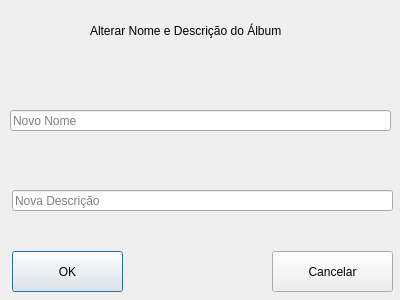
<?xml version="1.0" encoding="UTF-8"?>
<ui version="4.0">
 <class>AlterarAlbum</class>
 <widget class="QDialog" name="AlterarAlbum">
  <property name="geometry">
   <rect>
    <x>0</x>
    <y>0</y>
    <width>400</width>
    <height>300</height>
   </rect>
  </property>
  <property name="windowTitle">
   <string>Editar Álbum</string>
  </property>
  <widget class="QWidget" name="verticalLayoutWidget">
   <property name="geometry">
    <rect>
     <x>90</x>
     <y>10</y>
     <width>226</width>
     <height>41</height>
    </rect>
   </property>
   <layout class="QVBoxLayout" name="verticalLayout">
    <item>
     <widget class="QLabel" name="label">
      <property name="text">
       <string>Alterar Nome e Descrição do Álbum  </string>
      </property>
     </widget>
    </item>
   </layout>
  </widget>
  <widget class="QWidget" name="verticalLayoutWidget_2">
   <property name="geometry">
    <rect>
     <x>10</x>
     <y>60</y>
     <width>381</width>
     <height>41</height>
    </rect>
   </property>
   <layout class="QVBoxLayout" name="verticalLayout_2"/>
  </widget>
  <widget class="QWidget" name="verticalLayoutWidget_3">
   <property name="geometry">
    <rect>
     <x>130</x>
     <y>250</y>
     <width>131</width>
     <height>41</height>
    </rect>
   </property>
   <layout class="QVBoxLayout" name="verticalLayout_3"/>
  </widget>
  <widget class="QPushButton" name="ok">
   <property name="geometry">
    <rect>
     <x>12</x>
     <y>251</y>
     <width>111</width>
     <height>41</height>
    </rect>
   </property>
   <property name="text">
    <string>OK</string>
   </property>
  </widget>
  <widget class="QPushButton" name="cancelar">
   <property name="geometry">
    <rect>
     <x>272</x>
     <y>251</y>
     <width>121</width>
     <height>41</height>
    </rect>
   </property>
   <property name="text">
    <string>Cancelar</string>
   </property>
  </widget>
  <widget class="QLineEdit" name="nome">
   <property name="geometry">
    <rect>
     <x>10</x>
     <y>110</y>
     <width>381</width>
     <height>21</height>
    </rect>
   </property>
   <property name="text">
    <string/>
   </property>
   <property name="placeholderText">
    <string>Novo Nome</string>
   </property>
  </widget>
  <widget class="QLabel" name="nomeVelho">
   <property name="geometry">
    <rect>
     <x>10</x>
     <y>60</y>
     <width>379</width>
     <height>39</height>
    </rect>
   </property>
   <property name="text">
    <string/>
   </property>
  </widget>
  <widget class="QLineEdit" name="Descricao">
   <property name="geometry">
    <rect>
     <x>12</x>
     <y>190</y>
     <width>381</width>
     <height>21</height>
    </rect>
   </property>
   <property name="placeholderText">
    <string>Nova Descrição</string>
   </property>
  </widget>
  <widget class="QLabel" name="DescricaoVelha">
   <property name="geometry">
    <rect>
     <x>10</x>
     <y>140</y>
     <width>371</width>
     <height>41</height>
    </rect>
   </property>
   <property name="text">
    <string/>
   </property>
  </widget>
 </widget>
 <resources/>
 <connections/>
</ui>
